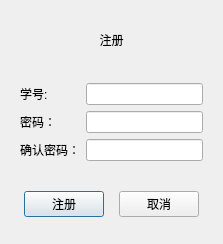
<?xml version="1.0" encoding="UTF-8"?>
<ui version="4.0">
 <class>Register_Student</class>
 <widget class="QDialog" name="Register_Student">
  <property name="geometry">
   <rect>
    <x>0</x>
    <y>0</y>
    <width>223</width>
    <height>244</height>
   </rect>
  </property>
  <property name="windowTitle">
   <string>Dialog</string>
  </property>
  <layout class="QVBoxLayout" name="verticalLayout">
   <item>
    <widget class="QWidget" name="widget" native="true">
     <layout class="QHBoxLayout" name="horizontalLayout_2">
      <item>
       <widget class="QLabel" name="label">
        <property name="text">
         <string>注册</string>
        </property>
        <property name="alignment">
         <set>Qt::AlignCenter</set>
        </property>
       </widget>
      </item>
     </layout>
    </widget>
   </item>
   <item>
    <widget class="QWidget" name="widget_2" native="true">
     <layout class="QGridLayout" name="gridLayout">
      <item row="0" column="0">
       <widget class="QLabel" name="usernameLable">
        <property name="text">
         <string>学号:</string>
        </property>
       </widget>
      </item>
      <item row="0" column="1">
       <widget class="QLineEdit" name="usernameLine"/>
      </item>
      <item row="1" column="0">
       <widget class="QLabel" name="passwordLable">
        <property name="text">
         <string>密码：</string>
        </property>
       </widget>
      </item>
      <item row="1" column="1">
       <widget class="QLineEdit" name="passwordLine"/>
      </item>
      <item row="2" column="0">
       <widget class="QLabel" name="repeatLable">
        <property name="text">
         <string>确认密码：</string>
        </property>
       </widget>
      </item>
      <item row="2" column="1">
       <widget class="QLineEdit" name="repeatLine"/>
      </item>
     </layout>
    </widget>
   </item>
   <item>
    <widget class="QWidget" name="widget_3" native="true">
     <layout class="QHBoxLayout" name="horizontalLayout">
      <item>
       <spacer name="horizontalSpacer">
        <property name="orientation">
         <enum>Qt::Horizontal</enum>
        </property>
        <property name="sizeHint" stdset="0">
         <size>
          <width>40</width>
          <height>20</height>
         </size>
        </property>
       </spacer>
      </item>
      <item>
       <widget class="QPushButton" name="registerBtn">
        <property name="text">
         <string>注册</string>
        </property>
       </widget>
      </item>
      <item>
       <spacer name="horizontalSpacer_4">
        <property name="orientation">
         <enum>Qt::Horizontal</enum>
        </property>
        <property name="sizeHint" stdset="0">
         <size>
          <width>40</width>
          <height>20</height>
         </size>
        </property>
       </spacer>
      </item>
      <item>
       <spacer name="horizontalSpacer_3">
        <property name="orientation">
         <enum>Qt::Horizontal</enum>
        </property>
        <property name="sizeHint" stdset="0">
         <size>
          <width>40</width>
          <height>20</height>
         </size>
        </property>
       </spacer>
      </item>
      <item>
       <widget class="QPushButton" name="closeBtn">
        <property name="text">
         <string>取消</string>
        </property>
       </widget>
      </item>
      <item>
       <spacer name="horizontalSpacer_2">
        <property name="orientation">
         <enum>Qt::Horizontal</enum>
        </property>
        <property name="sizeHint" stdset="0">
         <size>
          <width>40</width>
          <height>20</height>
         </size>
        </property>
       </spacer>
      </item>
     </layout>
    </widget>
   </item>
  </layout>
 </widget>
 <resources/>
 <connections/>
</ui>
